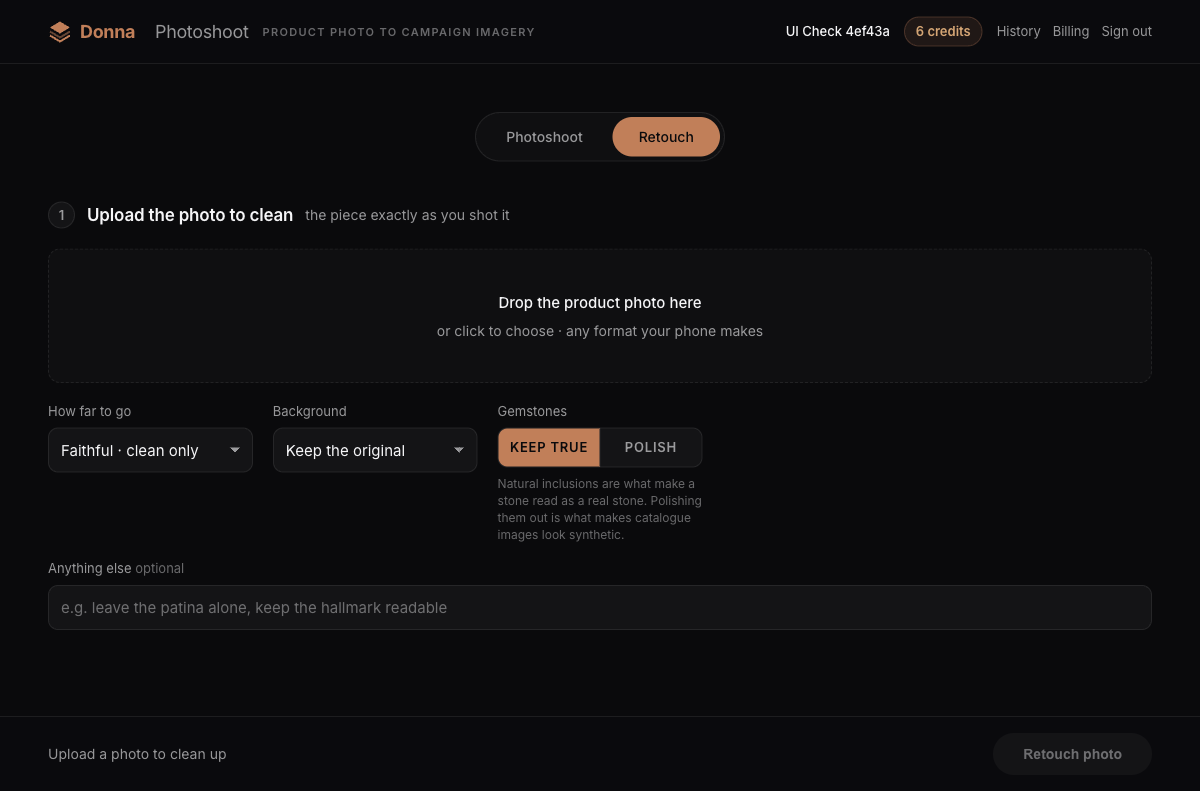
#> input picture toggle-desktop.png, 1200 x 791 px
$ python trim.py toggle-desktop.png
#> lines starting #> are read from the running program, lines starting #| are printed output that depends on the picture; after the words box and inside, x2 and y2 are one past the last pixel; in counts of white or black regions, pixels touching at a corner belong together
#> in trim, image is the input picture: PIL image 1200x791 RGB; mean R, G, B 15.1, 14.6, 16.4
"""Crop the white mount the model sometimes draws around an image.

"no white border" was ignored twice, like every other negative instruction in this
project. Cropping it is deterministic, free, and cannot regress.

    .venv/bin/python trim.py assets/locations/*.png
"""

import pathlib
import sys

from PIL import Image, ImageChops

# A mount is near-white but rarely pure white after JPEG-ish generation noise.
WHITE_FLOOR = 244
# Below this, the "border" is really just a pale sky and must be left alone.
MAX_BORDER_FRACTION = 0.12


def find_content_box(image: Image.Image):
    """Bounding box of the non-white content, or None if there is no mount."""
    grey = image.convert('L')
    # point() maps near-white to black so getbbox() sees the mount as empty.
    mask = grey.point(lambda value: 0 if value >= WHITE_FLOOR else 255)
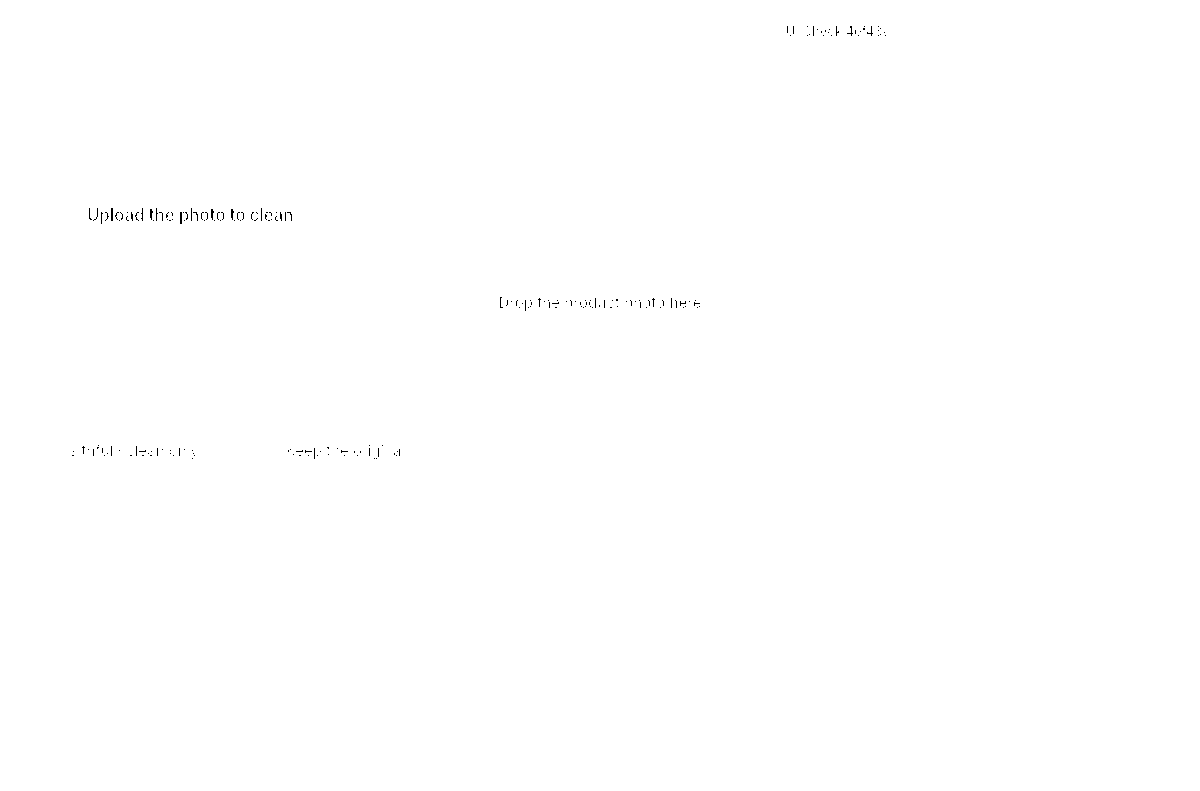
#> mask: PIL image 1200x791 L; 99.9% white; black in thin lines or dots, all inside (x1, y1, x2, y2) = (72, 26, 886, 459)
    box = mask.getbbox()
#> box = (0, 0, 1200, 791)
    if box is None:
        return None

    left, top, right, bottom = box
#> left = 0; top = 0; right = 1200; bottom = 791
    trimmed = max(left, top, image.width - right, image.height - bottom)
#> trimmed = 0
    if trimmed == 0:
        return None
    if trimmed > min(image.width, image.height) * MAX_BORDER_FRACTION:
        # Too much: this is a bright sky or a white wall, not a mount.
        return None
    return box


def trim(path) -> bool:
    """Crop in place. Returns True if anything was removed."""
    path = pathlib.Path(path)
    with Image.open(path) as image:
        image = image.convert('RGB')
        box = find_content_box(image)
        if box is None:
            return False
        image.crop(box).save(path)
    return True


def demo() -> None:
    # A red square inside a white mount must be recovered exactly.
    canvas = Image.new('RGB', (120, 100), (255, 255, 255))
    canvas.paste(Image.new('RGB', (100, 80), (200, 30, 30)), (10, 10))
    assert find_content_box(canvas) == (10, 10, 110, 90)

    # A full-bleed image has no mount to find.
    assert find_content_box(Image.new('RGB', (50, 50), (12, 90, 200))) is None

    # A mostly-white image is left alone rather than cropped to nothing.
    sky = Image.new('RGB', (100, 100), (255, 255, 255))
    sky.paste(Image.new('RGB', (20, 20), (10, 10, 10)), (40, 40))
    assert find_content_box(sky) is None
    print('trim ok')


if __name__ == '__main__':
    if len(sys.argv) == 1:
        demo()
    else:
        for argument in sys.argv[1:]:
            print(f'{"trimmed " if trim(argument) else "clean   "} {argument}')
